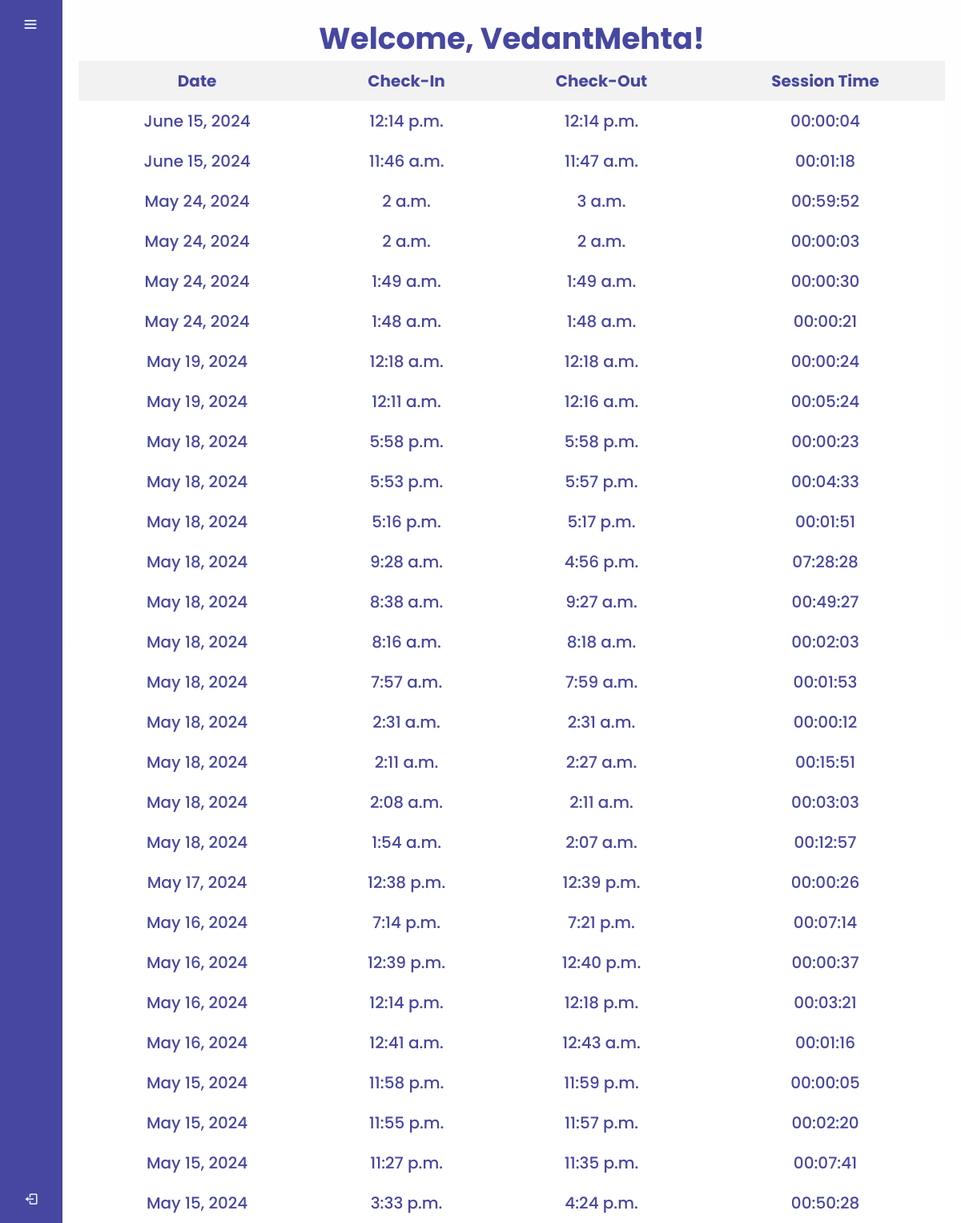
The app's page /timesheet (signed in) with its own data.
### emp_engagement/models.py (models this page shows, shortened)
class TimeSheetData(models.Model):
    username = models.CharField(max_length=30)
    date = models.DateField(auto_now_add=True)
    check_in_time = models.TimeField(null=True,blank=True)
    check_out_time = models.TimeField(null=True,blank=True)
    total_time = models.CharField(max_length=8, default='')

### emp_engagement/decorators.py (the view)
    def wrapped_view(request,*args, **kwargs):
        try:
            if 'username' in request.session.keys():
                return view_func(request,*args, **kwargs)
            else:
                return redirect('/login')
        except:
            return redirect('/login')

### emp_engagement/views.py (called while the page is built)
@login_access_only
def timesheet(request):
    display_name= request.session.get('display_name')
    position = request.session.get('position')
    profile_pic_url = request.session.get('profile_pic_url')
    menu_list= request.session.get('menu_list')
    isAdmin = request.session.get('is_admin')
    if isAdmin:
        timesheet_data = TimeSheetData.objects.order_by('-date', '-check_in_time')[1:]
    else:
        timesheet_data = TimeSheetData.objects.filter(username=request.session.get('username')).order_by('-date', '-check_in_time')[1:]
    return render(request,'timesheet.html', {
        'display_name': display_name,
        'position':position,
        'profile_pic_url':profile_pic_url,
        'timesheet_data': timesheet_data,
        'menu_list': menu_list,
        'isAdmin': isAdmin
        })

### templates/timesheet.html (shortened to what this page needs)
{% extends "index.html" %}
{% block css %}
{% load static %}
<link rel="stylesheet" href="{% static "css/timesheet.css" %}">
{% endblock css %}
{% block section %}
<div class="container">
  <center>
  <h1>Welcome, {{ display_name }}!</h1>
  </center>
  <table id="checkInOutTable">
    <thead>
      <tr>
        <th>Date</th>
        <th>Check-In</th>
        <th>Check-Out</th>
        <th>Session Time</th>
      </tr>
    </thead>
    <tbody id="tableBody">
      {% for entry in timesheet_data %}
      <tr>
        <td>{{ entry.date }}</td>
        <td>{{ entry.check_in_time }}</td>
        <td>{{ entry.check_out_time }}</td>
        <td>{{ entry.total_time }}</td>
      </tr>
      {% endfor %}
    </tbody>
  </table>
</div>
{% endblock section %}

### static/css/index.css (style rules this page uses)
* { margin: 0; padding: 0; box-sizing: border-box; font-family: "Poppins", sans-serif; }
:root { --primary-color: #4747a1; --secondary-color:#f4f7fe; }

### static/css/timesheet.css (style rules this page uses)
body { font-family: Arial, sans-serif; margin: 0; padding: 0; }
.container { height: 100vh; background-color: rgba(255, 255, 255, 0.9); padding: 20px; }
table { width: 100%; border-collapse: separate; border-spacing: 0; background-color: rgba(255, 255, 255, 0.8); border-radius: 10px; overflow-y: auto; max-height: calc(100vh - 150px); }
th, td { padding: 10px; text-align: center; font-size: 20px; }
th { background-color: #f2f2f2; }

### records on screen
TimeSheetData: date "June 15, 2024", check_in_time "12:14 p.m.", check_out_time "12:14 p.m.", total_time "00:00:04"
TimeSheetData: date "June 15, 2024", check_in_time "11:46 a.m.", check_out_time "11:47 a.m.", total_time "00:01:18"
TimeSheetData: date "May 24, 2024", check_in_time "2 a.m.", check_out_time "3 a.m.", total_time "00:59:52"
TimeSheetData: date "May 24, 2024", check_in_time "2 a.m.", check_out_time "2 a.m.", total_time "00:00:03"
TimeSheetData: date "May 24, 2024", check_in_time "1:49 a.m.", check_out_time "1:49 a.m.", total_time "00:00:30"
TimeSheetData: date "May 24, 2024", check_in_time "1:48 a.m.", check_out_time "1:48 a.m.", total_time "00:00:21"
TimeSheetData: date "May 19, 2024", check_in_time "12:18 a.m.", check_out_time "12:18 a.m.", total_time "00:00:24"
TimeSheetData: date "May 19, 2024", check_in_time "12:11 a.m.", check_out_time "12:16 a.m.", total_time "00:05:24"
TimeSheetData: date "May 18, 2024", check_in_time "5:58 p.m.", check_out_time "5:58 p.m.", total_time "00:00:23"
TimeSheetData: date "May 18, 2024", check_in_time "5:53 p.m.", check_out_time "5:57 p.m.", total_time "00:04:33"
TimeSheetData: date "May 18, 2024", check_in_time "5:16 p.m.", check_out_time "5:17 p.m.", total_time "00:01:51"
TimeSheetData: date "May 18, 2024", check_in_time "9:28 a.m.", check_out_time "4:56 p.m.", total_time "07:28:28"
TimeSheetData: date "May 18, 2024", check_in_time "8:38 a.m.", check_out_time "9:27 a.m.", total_time "00:49:27"
TimeSheetData: date "May 18, 2024", check_in_time "8:16 a.m.", check_out_time "8:18 a.m.", total_time "00:02:03"
TimeSheetData: date "May 18, 2024", check_in_time "7:57 a.m.", check_out_time "7:59 a.m.", total_time "00:01:53"
TimeSheetData: date "May 18, 2024", check_in_time "2:31 a.m.", check_out_time "2:31 a.m.", total_time "00:00:12"
TimeSheetData: date "May 18, 2024", check_in_time "2:11 a.m.", check_out_time "2:27 a.m.", total_time "00:15:51"
TimeSheetData: date "May 18, 2024", check_in_time "2:08 a.m.", check_out_time "2:11 a.m.", total_time "00:03:03"
TimeSheetData: date "May 18, 2024", check_in_time "1:54 a.m.", check_out_time "2:07 a.m.", total_time "00:12:57"
TimeSheetData: date "May 17, 2024", check_in_time "12:38 p.m.", check_out_time "12:39 p.m.", total_time "00:00:26"
TimeSheetData: date "May 16, 2024", check_in_time "7:14 p.m.", check_out_time "7:21 p.m.", total_time "00:07:14"
TimeSheetData: date "May 16, 2024", check_in_time "12:39 p.m.", check_out_time "12:40 p.m.", total_time "00:00:37"
TimeSheetData: date "May 16, 2024", check_in_time "12:14 p.m.", check_out_time "12:18 p.m.", total_time "00:03:21"
TimeSheetData: date "May 16, 2024", check_in_time "12:41 a.m.", check_out_time "12:43 a.m.", total_time "00:01:16"
TimeSheetData: date "May 15, 2024", check_in_time "11:58 p.m.", check_out_time "11:59 p.m.", total_time "00:00:05"
TimeSheetData: date "May 15, 2024", check_in_time "11:55 p.m.", check_out_time "11:57 p.m.", total_time "00:02:20"
TimeSheetData: date "May 15, 2024", check_in_time "11:27 p.m.", check_out_time "11:35 p.m.", total_time "00:07:41"
TimeSheetData: date "May 15, 2024", check_in_time "3:33 p.m.", check_out_time "4:24 p.m.", total_time "00:50:28"

### other values on screen
{{ display_name }} "VedantMehta"
